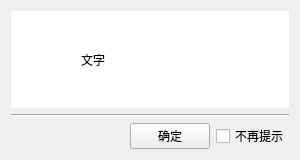
<?xml version="1.0" encoding="UTF-8"?>
<ui version="4.0">
 <class>Form</class>
 <widget class="QWidget" name="Form">
  <property name="geometry">
   <rect>
    <x>0</x>
    <y>0</y>
    <width>300</width>
    <height>160</height>
   </rect>
  </property>
  <property name="windowTitle">
   <string>Form</string>
  </property>
  <layout class="QVBoxLayout" name="verticalLayout_2" stretch="3,1">
   <item>
    <layout class="QVBoxLayout" name="verticalLayout">
     <item>
      <layout class="QHBoxLayout" name="horizontalLayout" stretch="1,3">
       <property name="spacing">
        <number>0</number>
       </property>
       <item>
        <widget class="QLabel" name="label">
         <property name="styleSheet">
          <string notr="true">background-color: rgb(255, 255, 255);</string>
         </property>
         <property name="text">
          <string/>
         </property>
         <property name="pixmap">
          <pixmap>images/info.png</pixmap>
         </property>
         <property name="scaledContents">
          <bool>false</bool>
         </property>
         <property name="alignment">
          <set>Qt::AlignCenter</set>
         </property>
        </widget>
       </item>
       <item>
        <widget class="QLabel" name="label_2">
         <property name="styleSheet">
          <string notr="true">background-color: rgb(255, 255, 255);</string>
         </property>
         <property name="text">
          <string>文字</string>
         </property>
        </widget>
       </item>
      </layout>
     </item>
     <item>
      <widget class="Line" name="line">
       <property name="orientation">
        <enum>Qt::Horizontal</enum>
       </property>
      </widget>
     </item>
    </layout>
   </item>
   <item>
    <layout class="QHBoxLayout" name="horizontalLayout_2">
     <item>
      <spacer name="horizontalSpacer">
       <property name="orientation">
        <enum>Qt::Horizontal</enum>
       </property>
       <property name="sizeHint" stdset="0">
        <size>
         <width>40</width>
         <height>20</height>
        </size>
       </property>
      </spacer>
     </item>
     <item>
      <widget class="QPushButton" name="pushButton">
       <property name="text">
        <string>确定</string>
       </property>
      </widget>
     </item>
     <item>
      <widget class="QCheckBox" name="checkBox">
       <property name="text">
        <string>不再提示</string>
       </property>
      </widget>
     </item>
    </layout>
   </item>
  </layout>
 </widget>
 <resources/>
 <connections/>
</ui>
